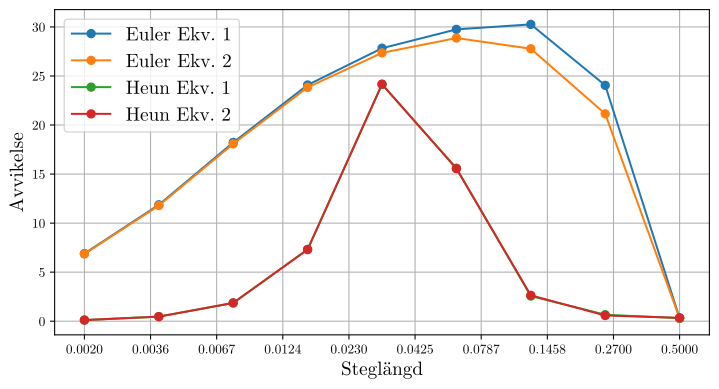

The Python source for this figure:
import matplotlib.pyplot as plt
from matplotlib import ticker, font_manager
from numpy import geomspace
import csv
import os

# SET FONT_PATH ENV VAR POINTING TO A TTF FILE

font_path = os.getenv('FONT_PATH') # Font path
font_manager.fontManager.addfont(font_path) # Add font to matplotlib lib
prop = font_manager.FontProperties(fname=font_path) # Get its properties

data = []
with open('src/system5/homogeneous/data/errors.csv', 'r') as file: # Open data file
    reader = csv.reader(file)
    [data.append(row) for row in reader] # Add each row to the data list

plot_data = []
for idx in range(len(data[0])):
    plot_data.append([float(element[idx]) for element in data[1:]]) # Convert data to float and change the data structure a bit, so every value in a column is grouped instead

# matplotlib parameters
params = {
    "figure.figsize": (8.8, 4.4),
    "font.family": "serif",
    "font.serif": prop.get_name() # Get name from font_manager
}

plt.rcParams.update(params) # Add the params to matplotlib
fig, ax = plt.subplots() # Create a subplot

# Plot each equation one at a time
plt.plot(plot_data[0], plot_data[1], marker='o', label='Euler Ekv. 1')
plt.plot(plot_data[0], plot_data[2], marker='o', label='Euler Ekv. 2')
plt.plot(plot_data[0], plot_data[3], marker='o', label='Heun Ekv. 1')
plt.plot(plot_data[0], plot_data[4], marker='o', label='Heun Ekv. 2')

ax.set_xscale('log') # Make x-axis log scale
ax.set_xlabel('Steglängd', fontsize='x-large')
ax.set_ylabel('Avvikelse', fontsize='x-large')
ax.get_xaxis().set_major_formatter(ticker.ScalarFormatter()) # Add ticks to x-axis
ax.set_xticks(geomspace(max(plot_data[0]), min(plot_data[0]), 10)) # Add equally spaces ticks to x-axis
ax.set_xticks([], minor=True) # Remove the minor ticks
ax.legend(loc='upper left', fontsize='x-large', frameon=True) # Add legend
plt.grid() # Add grid lines

plt.savefig('sys_5_homogeneous_errors.svg', bbox_inches='tight') # Save figure
plt.show() # And show it!
